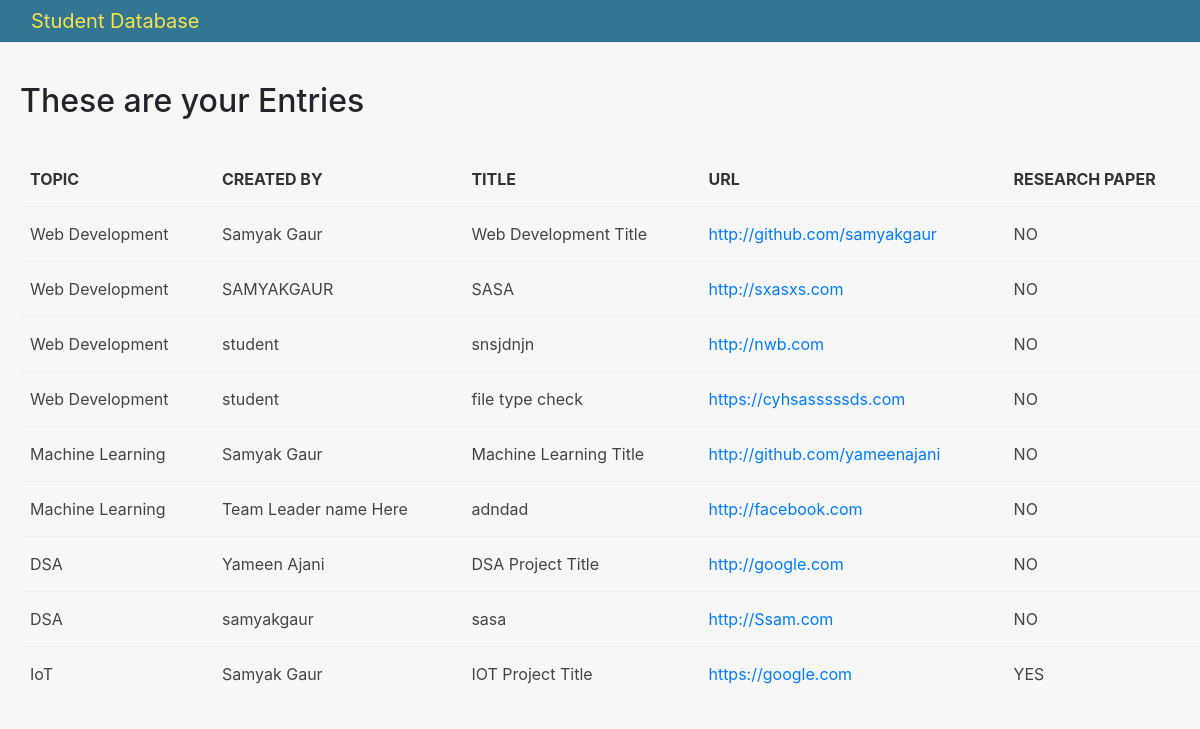
The app's page /first_app/index1, older data.
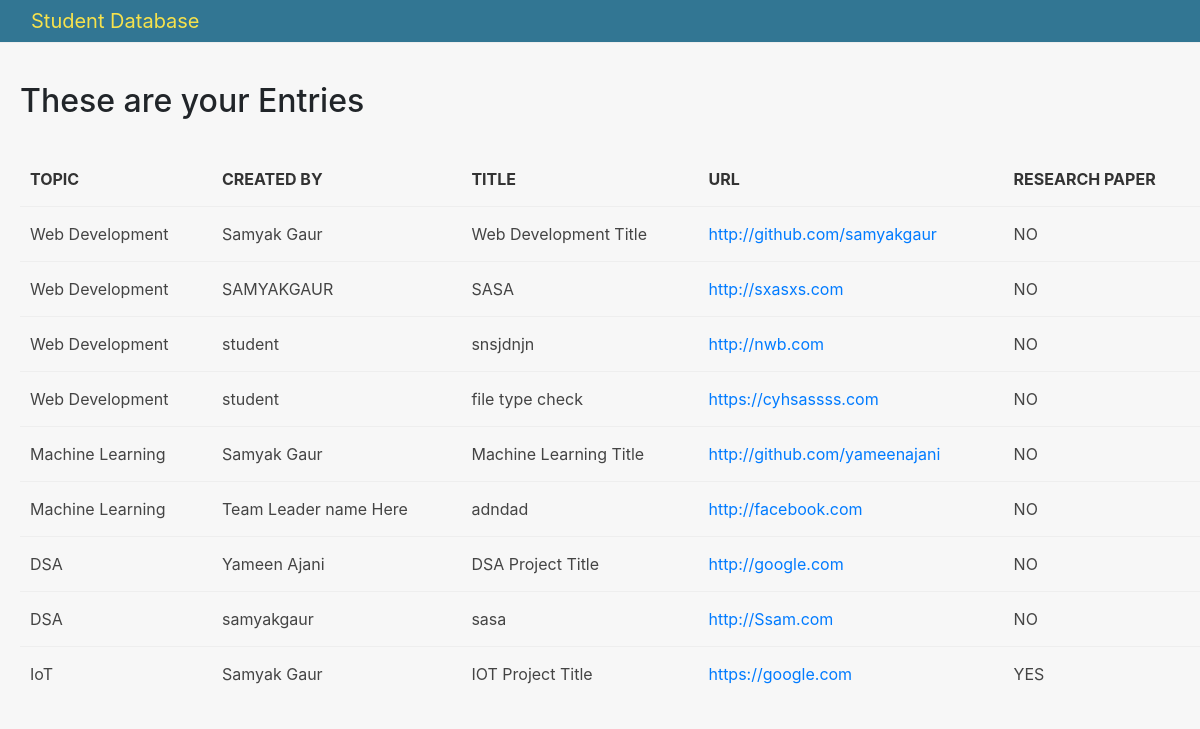
The same page, newer data.
### first_app/models.py (models this page shows, shortened)
class Entrie(models.Model):
    topics = models.ForeignKey(Topic,on_delete=models.PROTECT)
    name = models.CharField(max_length=100,default="Team leader name Here")
    title = models.CharField(max_length=264, unique=True)
    description = models.TextField(max_length=600, null=True, blank=True)
    url = models.URLField(unique=True)
    start_date = models.DateField()
    end_date = models.DateField()
    year = models.IntegerField(choices=YEARS, default=1)
    department = models.CharField(max_length=100,choices=DEPARTMENTS,default="Computer")
    research_paper = models.CharField(max_length=100,choices=PAPER,default="NO")

class Topic(models.Model):
    topic = models.CharField(max_length=264 , unique=True)
    def __str__(self):
        return self.topic

### first_app/views.py (the view)
# urls.py: path('index1',views.index1),
def index1(request):
    entries_display = Entrie.objects.order_by('topics')
    index1dict = {'entries_display':entries_display}
    return render(request,'first_app/index.html',context=index1dict)

### templates/first_app/index.html (shortened to what this page needs)
<!DOCTYPE html>
{% load staticfiles %}
<html lang="en">
<head>
    <link rel="stylesheet" href="https://stackpath.bootstrapcdn.com/bootstrap/4.3.1/css/bootstrap.min.css">
    <link rel="stylesheet" href="{% static "css/main1.css" %}">
</head>
<body>
    <nav class="navbar navbar-expand-lg navbar-light bg-light" style="background-color: rgb(50, 118, 147)!important; height: 43px;">
                <a class="navbar-brand" href="http://127.0.0.1:8000/" style="color: rgb(247, 226, 76)">Student Database</a>
    </nav>
    <br>
    <div style="padding-left: 20px;">
        <h2>These are your Entries </h2><br >
        {% if entries_display %}
        <table>
            <th>Topic</th>
            <th>Created By</th>
            <th>Title</th>
            <th>URL</th>
            <th>Research Paper</th>
            {% for acc in entries_display %}
            <tr>
                <td>{{ acc.topics }}</td>
                <td>{{ acc.name }}</td>
                <td>{{ acc.title }}</td>
                <td><a href="{{ acc.url }}">{{ acc.url}}</td>
                <td>{{ acc.research_paper }}</td>
            </tr>
            {% endfor %}
        </table>
        {% else %}
        <p> no access record found</p>
        {% endif %}
    </div>
</body>
</html>

### static/css/main1.css (style rules this page uses)
* { --main-color: #006992; }
body { display: flex; flex-direction: column; background-color: #f7f7f7; min-height: 100vh; }
nav { background-color: #232632; margin-bottom: 15px; border-bottom: 1px solid #eee; height: 100vh; position: fixed; min-width: 150px; }
nav a { display: block; padding: 20px 15px; color: rgba(255,255,255,.6); transition: 100ms ease; }
table { width: 100%; }
td, th { padding: 15px 10px; border-top: 1px solid #eee; color: #444; }
th { border: none; color: #333; text-transform: uppercase; }
td { position: relative; }

Row changes from the older to the newer data that the page shows:
removed Entrie: topics "Web Development", name "student", title "file type check", url "https://cyhsasssssds.com", research_paper "NO"
added Entrie: topics "Web Development", name "student", title "file type check", url "https://cyhsassss.com", research_paper "NO"
